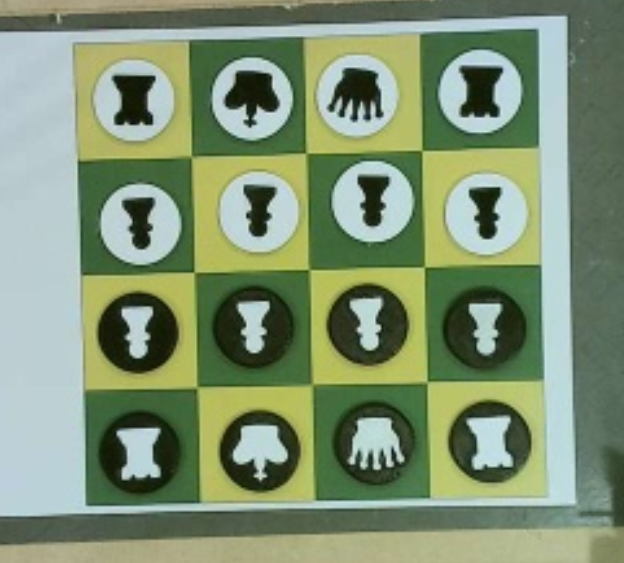
#> input picture cv/chessboard_allpieces.png, 624 x 563 px
$ python -i chessboard_grid.py   (imports and definitions only)
#> lines starting #> are read from the running program, lines starting #| are printed output that depends on the picture; after the words box and inside, x2 and y2 are one past the last pixel; in counts of white or black regions, pixels touching at a corner belong together
#> further down, picture is the input picture: shape (563, 624, 3); mean B, G, R 115.6, 146.2, 127.7
import cv2
import numpy as np
import os
import argparse

# Importar funções do script principal
try:
    from main import enhanceSymbols, identify_piece_color, identify_piece_type_template_matching, load_piece_templates
except ImportError:
    print("⚠️ Não foi possível importar funções do arquivo main.py. Certifique-se de que o arquivo existe no mesmo diretório.")

def detectChessboardCorners(image):
    """
    Detecta os cantos do tabuleiro de xadrez usando a máscara de cores verde e amarela.
    """
    # Converter para HSV para detecção de cores
    hsv = cv2.cvtColor(image, cv2.COLOR_BGR2HSV)
#> hsv: shape (563, 624, 3); mean H, S, V 59.6, 76.5, 147.2

    # Definir faixas de cor para verde e amarelo
    lower_yellow = np.array([20, 100, 100])
    upper_yellow = np.array([35, 255, 255])

    lower_green = np.array([35, 50, 50])
    upper_green = np.array([90, 255, 255])

    # Criar máscaras para cores
    mask_yellow = cv2.inRange(hsv, lower_yellow, upper_yellow)
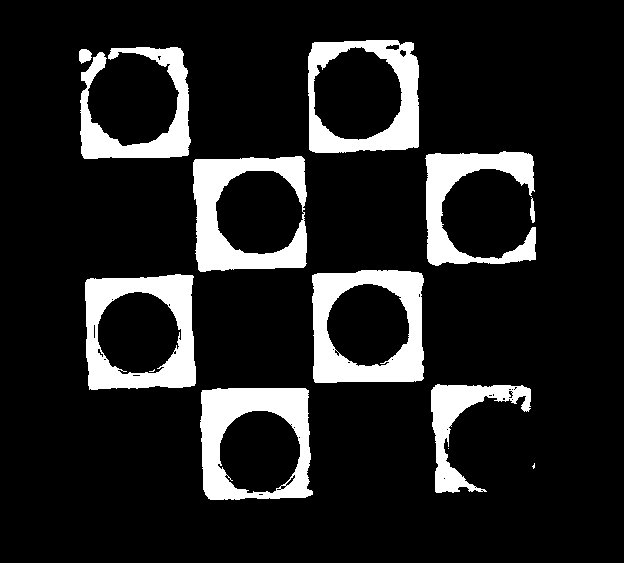
#> mask_yellow: shape (563, 624); 13.1% white; 13 white regions (3 under 20 px), largest, box (x1, y1, x2, y2) and area: (312, 270, 424, 383) 6847, (85, 274, 196, 390) 6608, (200, 388, 313, 500) 6558
    mask_green = cv2.inRange(hsv, lower_green, upper_green)
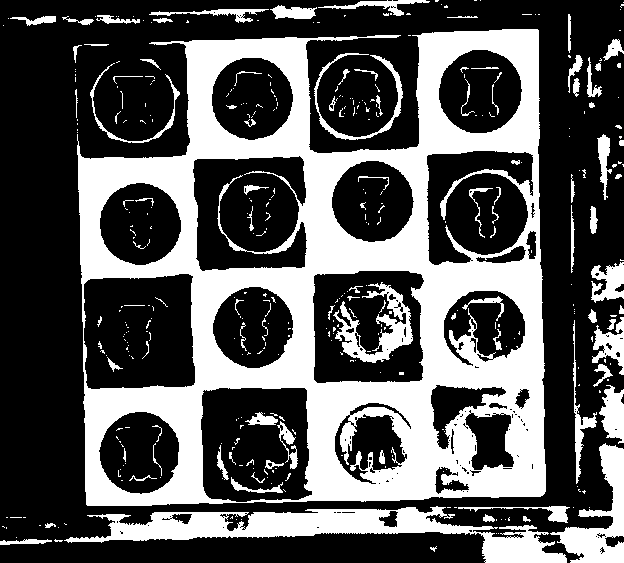
#> mask_green: shape (563, 624); 34.3% white; 395 white regions (302 under 20 px), largest, box (x1, y1, x2, y2) and area: (77, 29, 546, 506) 90614, (64, 506, 567, 563) 10078, (550, 443, 624, 563) 3393

    # Combinar máscaras
    board_mask = cv2.bitwise_or(mask_yellow, mask_green)
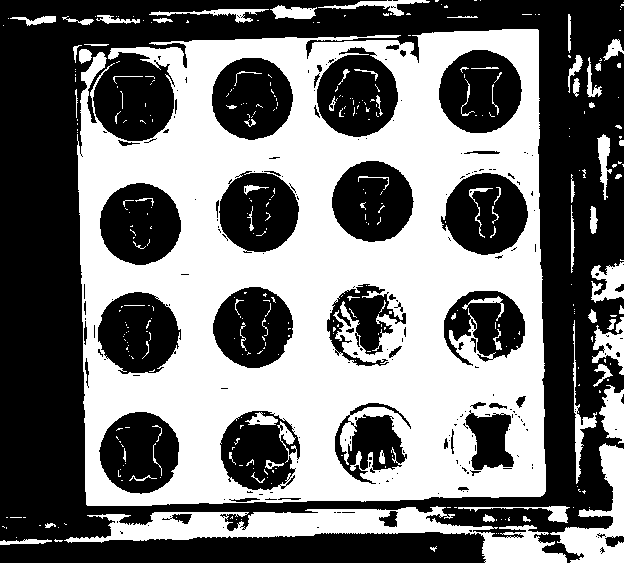
#> board_mask: shape (563, 624); 46.1% white; 352 white regions (270 under 20 px), largest, box (x1, y1, x2, y2) and area: (77, 29, 546, 506) 136727, (64, 506, 567, 563) 10078, (550, 443, 624, 563) 3393

    # Aplicar operações morfológicas para melhorar a máscara
    kernel = np.ones((5, 5), np.uint8)
    board_mask = cv2.morphologyEx(board_mask, cv2.MORPH_CLOSE, kernel)
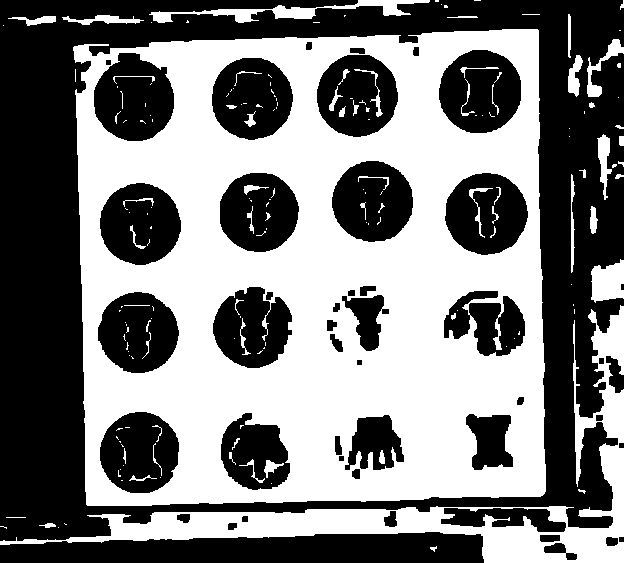
#> board_mask: shape (563, 624); 48.7% white; 170 white regions (107 under 20 px), largest, box (x1, y1, x2, y2) and area: (73, 29, 546, 506) 143474, (0, 305, 624, 563) 18913, (149, 0, 430, 23) 1820
    board_mask = cv2.morphologyEx(board_mask, cv2.MORPH_OPEN, kernel)
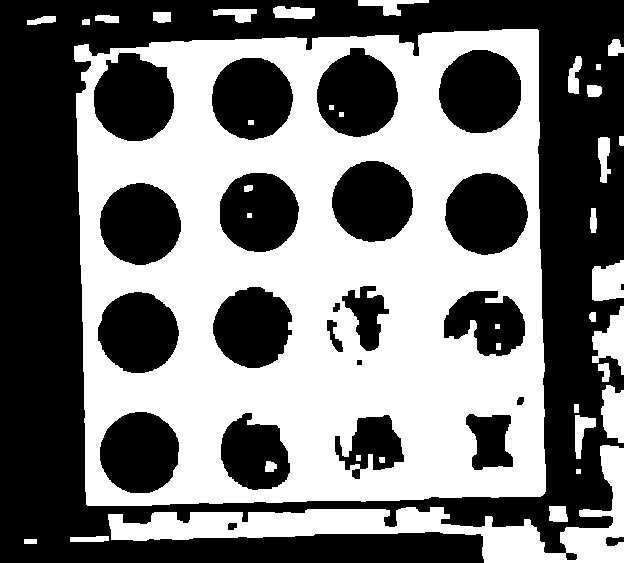
#> board_mask: shape (563, 624); 47% white; 37 white regions

    # Encontrar contornos na máscara
    contours, _ = cv2.findContours(board_mask, cv2.RETR_EXTERNAL, cv2.CHAIN_APPROX_SIMPLE)
#> contours = 27 contours, 1 with area under 20; largest, box (x1, y1, x2, y2) and area: (74, 29, 546, 506) 212126, (108, 445, 624, 563) 13552, (592, 306, 624, 375) 1075, (592, 260, 624, 301) 1011, (601, 385, 624, 443) 972

    # Verificar se encontrou contornos
    if not contours:
        print("❌ Nenhum contorno de tabuleiro encontrado")
        return None, None

    # Pegar o maior contorno (presumivelmente o tabuleiro)
    board_contour = max(contours, key=cv2.contourArea)
#> board_contour = contour of 217 points, box (x1, y1, x2, y2) (74, 29, 546, 506), area 212126

    # Aproximar o contorno para um polígono
    epsilon = 0.02 * cv2.arcLength(board_contour, True)
#> epsilon = 39.96
    approx = cv2.approxPolyDP(board_contour, epsilon, True)
#> approx = [[537, 29], [74, 46], [87, 505], [544, 493]]

    # Verificar se o polígono tem 4 vértices (aproximação de um quadrilátero)
    if len(approx) != 4:
        # Se não encontrou exatamente 4 cantos, tentar encontrar os 4 cantos do retângulo delimitador
        x, y, w, h = cv2.boundingRect(board_contour)
        approx = np.array([
            [x, y],
            [x + w, y],
            [x + w, y + h],
            [x, y + h]
        ], dtype=np.float32).reshape(-1, 1, 2)

    # Ordenar os pontos para garantir consistência [top-left, top-right, bottom-right, bottom-left]
    approx = approx.reshape(4, 2)

    # Calcular o centro de massa
    center = np.mean(approx, axis=0)
#> center = [310.5, 268.2]

    # Ordenar os pontos baseado na posição relativa ao centro
    ordered_points = []
    for pt in approx:
        # Classificar baseado no quadrante em relação ao centro
        if pt[0] < center[0] and pt[1] < center[1]:
            ordered_points.append((0, pt))  # top-left
        elif pt[0] > center[0] and pt[1] < center[1]:
            ordered_points.append((1, pt))  # top-right
        elif pt[0] > center[0] and pt[1] > center[1]:
            ordered_points.append((2, pt))  # bottom-right
        else:
            ordered_points.append((3, pt))  # bottom-left
#> this loop made 4 passes
#> after the loop, ordered_points = [(1, [537, 29]), (0, [74, 46]), (3, [87, 505]), (2, [544, 493])]

    # Ordenar pelos índices e extrair os pontos
    ordered_points.sort(key=lambda x: x[0])
    corners = np.array([pt[1] for pt in ordered_points], dtype=np.float32)
#> corners = [[74, 46], [537, 29], [544, 493], [87, 505]]

    return corners, board_mask

# [326 lines left out: functions warpChessboardPerspective, divideIntoSquares, detectPieceInSquare, analyzePieceInSquare, drawChessboardAnnotations, drawOriginalAnnotations and 1 more, not called in this run]

# [2 lines not run here, left out]

>>> import cv2
>>> picture = cv2.imread('chessboard_allpieces.png')
>>> result = detectChessboardCorners(picture)
